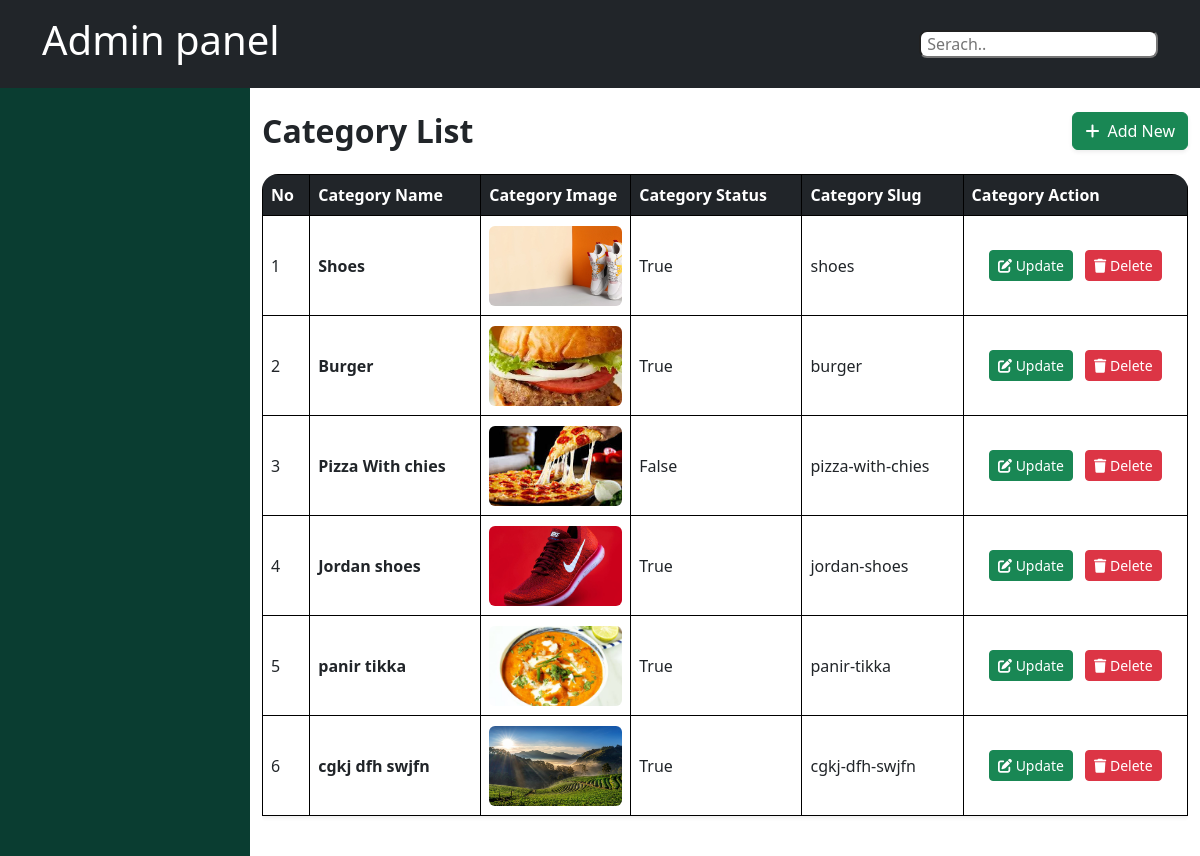
/myadmin/category/ (signed in), run on the app's committed database.
### myadmin/models.py (models this page shows)
class CategoryMaster(models.Model):
    catName = models.CharField(max_length=100)
    catImage = models.ImageField(upload_to="catImage")
    catStatus = models.BooleanField(default=True, null=False)
    catSlug = models.SlugField()

### myadmin/views.py (the view)
# urls.py: path("category/", views.category, name="category"),
def category(request):
    category_datas = CategoryMaster.objects.all()
    if request.session.get("name"):
        return render(request, 'Category_page.html',context={'category_datas':category_datas})
    else:
        return redirect("/myadmin/login/")

### myadmin/templates/Category_page.html (shortened to what this page needs)
{% extends "master_page.html" %}
{% block start %}
<!DOCTYPE html>
<html lang="en">
<head>
    <link href="https://cdn.jsdelivr.net/npm/bootstrap@5.3.0/dist/css/bootstrap.min.css" rel="stylesheet">
    <link rel="stylesheet" href="https://cdnjs.cloudflare.com/ajax/libs/font-awesome/6.4.0/css/all.min.css">
</head>
<body>
    <div class="container py-4">
        <div class="d-flex justify-content-between mb-4">
            <h2 class="fw-bold mb-0">Category List</h2>
            <a href="/myadmin/add-new/" class="btn btn-success shadow-sm">
                <i class="fa fa-plus me-2"></i>Add New
            </a>
        </div>
        <div class="table-responsive rounded-4">
            <table class="table table-bordered table-hover align-middle bg-white shadow-sm ">
                <thead class="table-dark">
                    <tr>
                        <th scope="col">No</th>
                        <th scope="col">Category Name</th>
                        <th scope="col">Category Image</th>
                        <th scope="col">Category Status</th>
                        <th scope="col">Category Slug</th>
                        <th scope="col">Category Action</th>
                    </tr>
                </thead>
                <tbody>
                    {% for category_data in category_datas %}
                    <tr>
                        <td>{{forloop.counter}}</td>
                        <td class="fw-semibold">{{category_data.catName}}</td>
                        <td style="width: 150px; height: 100px; vertical-align: middle; text-align: center;">
                            {% if category_data.catImage %}
                            <img src="{{ category_data.catImage.url }}" alt="Category Image" class="img-fluid rounded" style="width: 100%; height: 80px; object-fit: cover; object-position: center;">
                            {% else %}
                            <span class="text-muted">No Image</span>
                            {% endif %}
                        </td>
                        <td>{{category_data.catStatus}}</td>
                        <td>{{category_data.catSlug}}</td>
                        <td class="text-center">
                            <a href="/myadmin/update/{{category_data.id}}/" class="btn btn-success btn-sm me-2">
                                <i class="fa fa-edit"></i> Update
                            </a>
                            <a href="/myadmin/delete_category/{{category_data.id}}/" class="btn btn-danger btn-sm" onclick="return confirm('Are you sure you want to delete this category?');">
                                <i class="fa fa-trash"></i> Delete
                            </a>
                        </td>
                    </tr>
                    {% endfor %}
                </tbody>
            </table>
        </div>
</body>
</html>
{% endblock %}

### myadmin/templates/Category_page.html (style rules this page uses)
th, tr, td { border: 1px solid black; }

### data on the page
CategoryMaster: catName "Shoes", catImage (picture), catStatus "True", catSlug "shoes"
CategoryMaster: catName "Burger", catImage (picture), catStatus "True", catSlug "burger"
CategoryMaster: catName "Pizza With chies", catImage (picture), catStatus "False", catSlug "pizza-with-chies"
CategoryMaster: catName "Jordan shoes", catImage (picture), catStatus "True", catSlug "jordan-shoes"
CategoryMaster: catName "panir tikka", catImage (picture), catStatus "True", catSlug "panir-tikka"
CategoryMaster: catName "cgkj dfh swjfn", catImage (picture), catStatus "True", catSlug "cgkj-dfh-swjfn"
